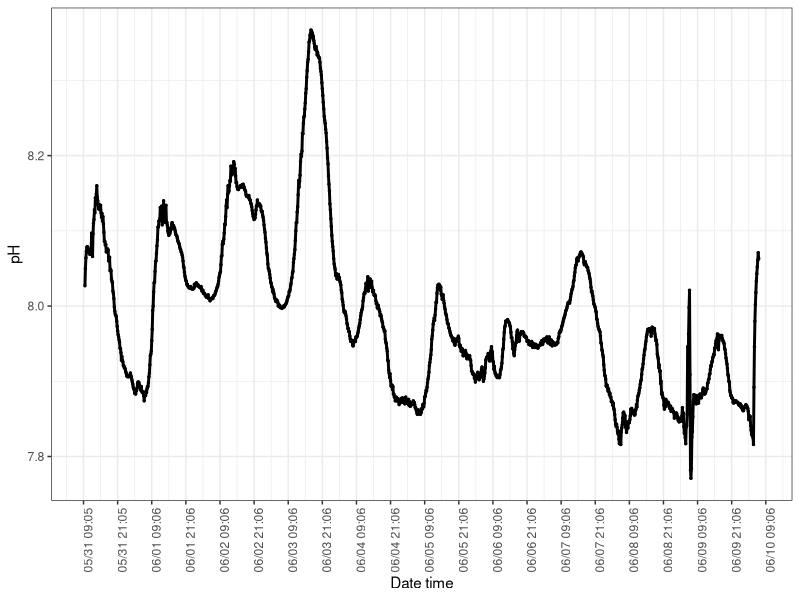
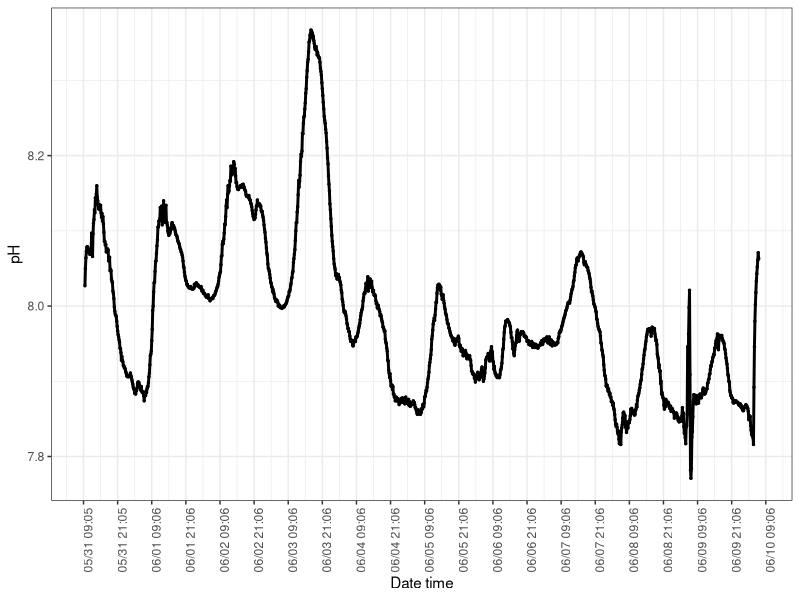

Source code (R) for these figures, in order:
## ---- chunk 1
knitr::opts_chunk$set(echo = TRUE, message=FALSE, error=FALSE)
## ---- chunk 2
library(tidyverse)
#library(janitor)
library(here)
library(lubridate)
library(scales)
## ---- chunk 3
bml <- read_csv(here("data","sensors", "bml-6.10.2021-4_OMEGAS.csv")) %>% 
  mutate(date=as_date(Date, format = '%m/%d/%Y'),
         time=hms::as_hms(Time),
         date_time=as.POSIXct(paste(date,time)),
         date_time24=as.POSIXct(strftime(date_time, format = "%Y-%m-%d %H:%M")))
## ---- chunk 4
ggplot(bml, aes(x=date_time24, y=pH, group=1)) +
  geom_line(size=1) +
  geom_point(size=0.5) +
  scale_x_datetime(breaks = scales::date_breaks("12 hours"), 
                    labels = date_format("%m/%d %H:%m")) +
  xlab("Date time") +
  theme_bw() +
  theme(axis.text.x=element_text(angle=90))

ggsave("figures/bml-june2021.png", height=10, width=25, units="cm")
